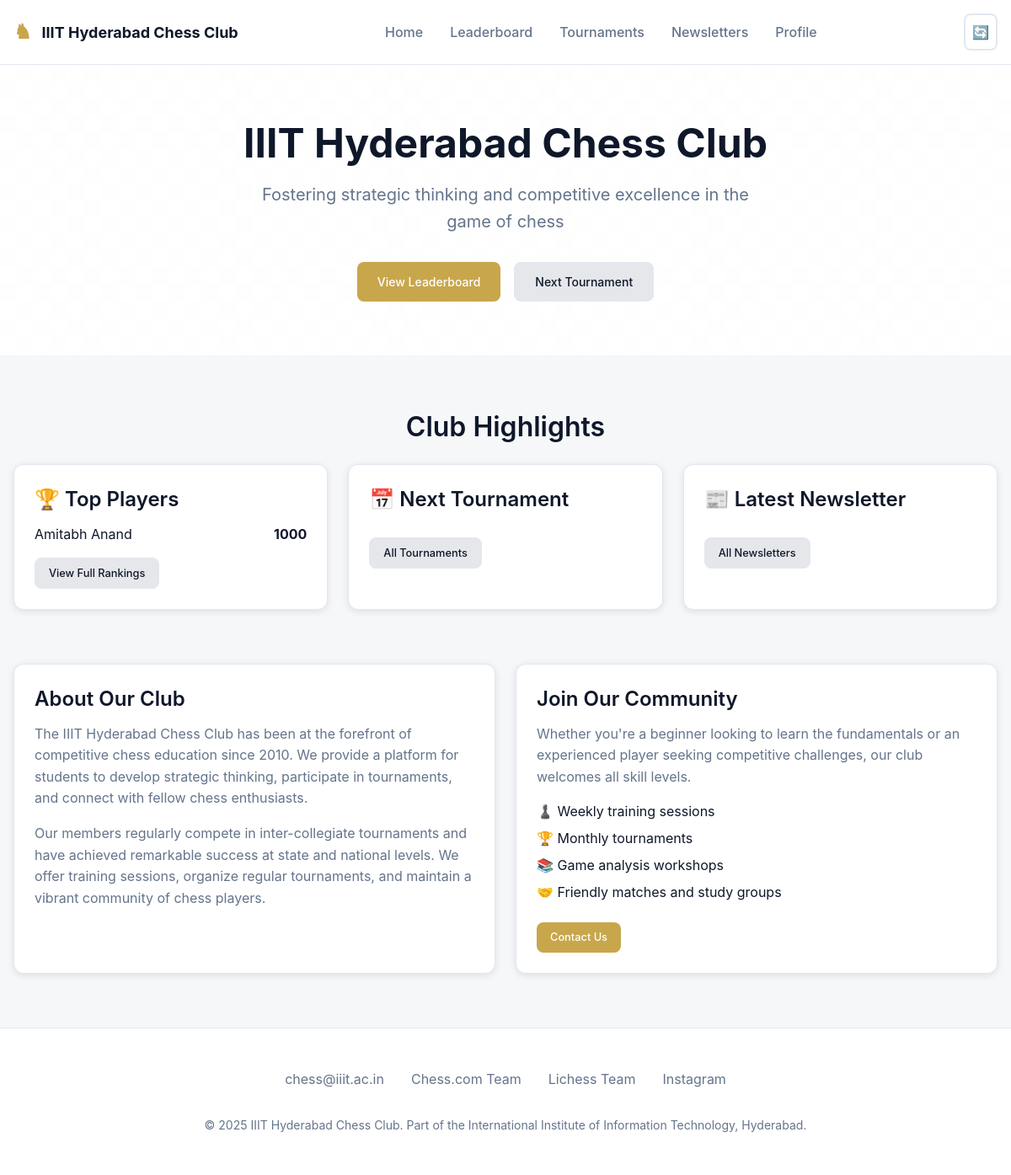
The page / on the database its author committed.
### accounts/models.py (models this page shows, shortened)
class User(AbstractUser):
    def __str__(self):
        return f"{self.username}"

class UserProfile(models.Model):
    user = models.OneToOneField(User, on_delete=models.CASCADE, related_name="profile")
    rating = models.IntegerField(default=600)
    last_rating = models.IntegerField(default=600)
    last_rank = models.IntegerField(default=0)
    chessdotcom = models.CharField(max_length=64, blank=True, null=True)
    lichess = models.CharField(max_length=64, blank=True, null=True)

### IIITChessClub/views.py (the view)
# urls.py: 2. Add a URL to urlpatterns:  path('', views.home, name='home')
def home(request):
    top_users = User.objects.select_related("profile").order_by("-profile__rating")[:5]
    return render(request, 'home.html', {"top_users": top_users})

### IIITChessClub/templates/home.html (shortened to what this page needs)
<!DOCTYPE html>
{% load static %}
<html lang="en">
<head>
  <link rel="stylesheet" href="{% static 'css/styles.css' %}">
</head>
<body>
  <nav class="navbar">
    <div class="container">
      <div class="nav-content">
        <a href="{% url 'home' %}" class="nav-logo">
          IIIT Hyderabad Chess Club
        </a>
        <ul class="nav-links">
          <li><a href="{% url 'home' %}" class="nav-link">Home</a></li>
          <li><a href="{% url 'leaderboard' %}" class="nav-link">Leaderboard</a></li>
          <li><a href="{% url 'tournaments' %}" class="nav-link">Tournaments</a></li>
          <li><a href="{% url 'newsletters' %}" class="nav-link">Newsletters</a></li>
          <li><a href="{% url 'profile' %}" class="nav-link">Profile</a></li>
        </ul>
        <div class="nav-controls">
          <button class="theme-toggle" aria-label="Toggle theme">🔄</button>
        </div>
      </div>
    </div>
  </nav>
  <main>
    <section class="hero">
      <div class="container">
        <div class="hero-content">
          <h1>IIIT Hyderabad Chess Club</h1>
          <p>Fostering strategic thinking and competitive excellence in the game of chess</p>
          <div class="hero-actions">
            <a href="{% url 'leaderboard' %}" class="btn btn-primary">View Leaderboard</a>
            <a href="{% url 'tournaments' %}" class="btn btn-secondary">Next Tournament</a>
          </div>
        </div>
      </div>
    </section>
    <section class="container" style="margin-top: 4rem;">
      <h2 class="text-center mb-6">Club Highlights</h2>
      <div class="grid grid-3">
        <div class="card">
          <h3>🏆 Top Players</h3>
          <div id="top-players" class="flex flex-col gap-4">
            {% for user in top_users %}
            <div class="flex justify-between items-center">
              <span>{{ user.profile.rank }} {{ user.first_name }} {{ user.last_name }}</span>
              <strong>{{ user.profile.rating }}</strong>
            </div>
            {% endfor %}
          </div>
          <a href="{% url 'leaderboard' %}" class="btn btn-secondary btn-small mt-4">View Full Rankings</a>
        </div>
        <div class="card">
          <h3>📅 Next Tournament</h3>
          <a href="{% url 'tournaments' %}" class="btn btn-secondary btn-small mt-4">All Tournaments</a>
        </div>
        <div class="card">
          <h3>📰 Latest Newsletter</h3>
          <a href="{% url 'newsletters' %}" class="btn btn-secondary btn-small mt-4">All Newsletters</a>
        </div>
      </div>
    </section>
    <section class="container" style="margin-top: 4rem;">
      <div class="grid grid-2">
        <div class="card">
          <h3>About Our Club</h3>
          <p>The IIIT Hyderabad Chess Club has been at the forefront of competitive chess education since 2010. We provide a platform for students to develop strategic thinking, participate in tournaments, and connect with fellow chess enthusiasts.</p>
          <p>Our members regularly compete in inter-collegiate tournaments and have achieved remarkable success at state and national levels. We offer training sessions, organize regular tournaments, and maintain a vibrant community of chess players.</p>
        </div>
        <div class="card">
          <h3>Join Our Community</h3>
          <p>Whether you're a beginner looking to learn the fundamentals or an experienced player seeking competitive challenges, our club welcomes all skill levels.</p>
          <ul style="list-style: none; padding: 0; margin-top: 1rem;">
            <li style="margin-bottom: 0.5rem;">♟️ Weekly training sessions</li>
            <li style="margin-bottom: 0.5rem;">🏆 Monthly tournaments</li>
            <li style="margin-bottom: 0.5rem;">📚 Game analysis workshops</li>
            <li style="margin-bottom: 0.5rem;">🤝 Friendly matches and study groups</li>
          </ul>
          <a href="mailto:chess@iiit.ac.in" class="btn btn-primary btn-small mt-4">Contact Us</a>
        </div>
      </div>
    </section>
  </main>
  <footer class="footer">
    <div class="container">
      <div class="footer-content">
        <div class="footer-links">
          <a href="mailto:chess@iiit.ac.in">chess@iiit.ac.in</a>
          <a href="#">Chess.com Team</a>
          <a href="#">Lichess Team</a>
          <a href="#">Instagram</a>
        </div>
        <div class="footer-info">
          <p>&copy; 2025 IIIT Hyderabad Chess Club. Part of the International Institute of Information Technology, Hyderabad.</p>
        </div>
      </div>
    </div>
  </footer>
</body>
</html>

### rows shown on the page
User: first_name "Amitabh", last_name "Anand", profile.rating "1000"
